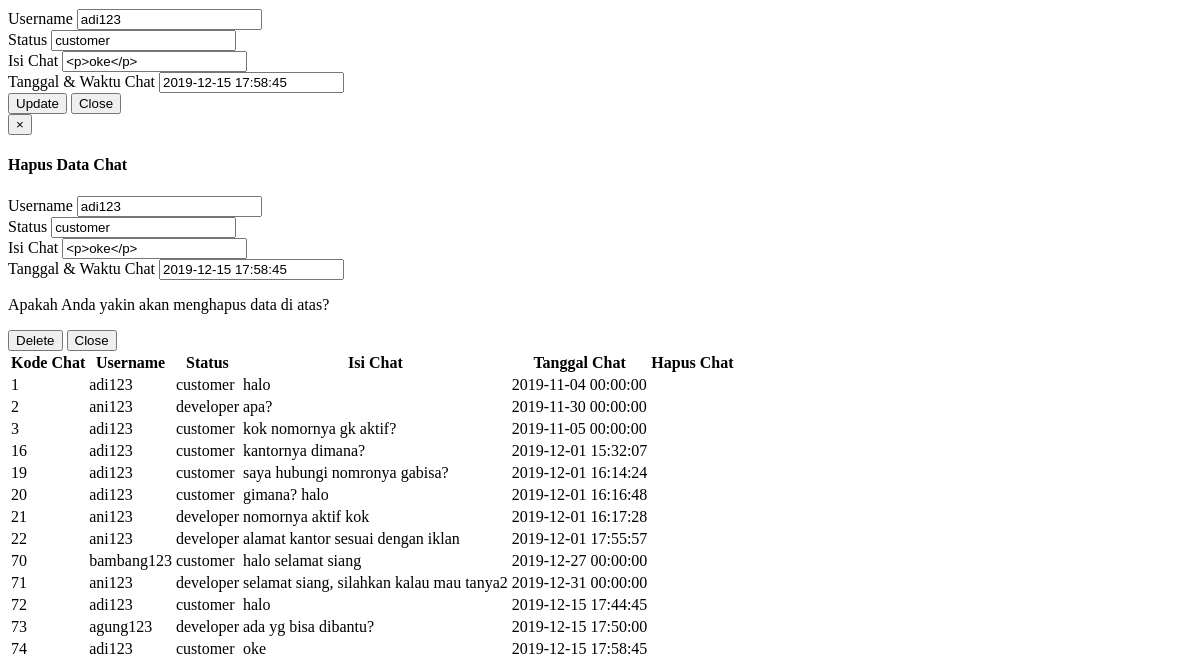
Page /user/admin/pages/chat/chat.php (lower part) on the earlier database version.
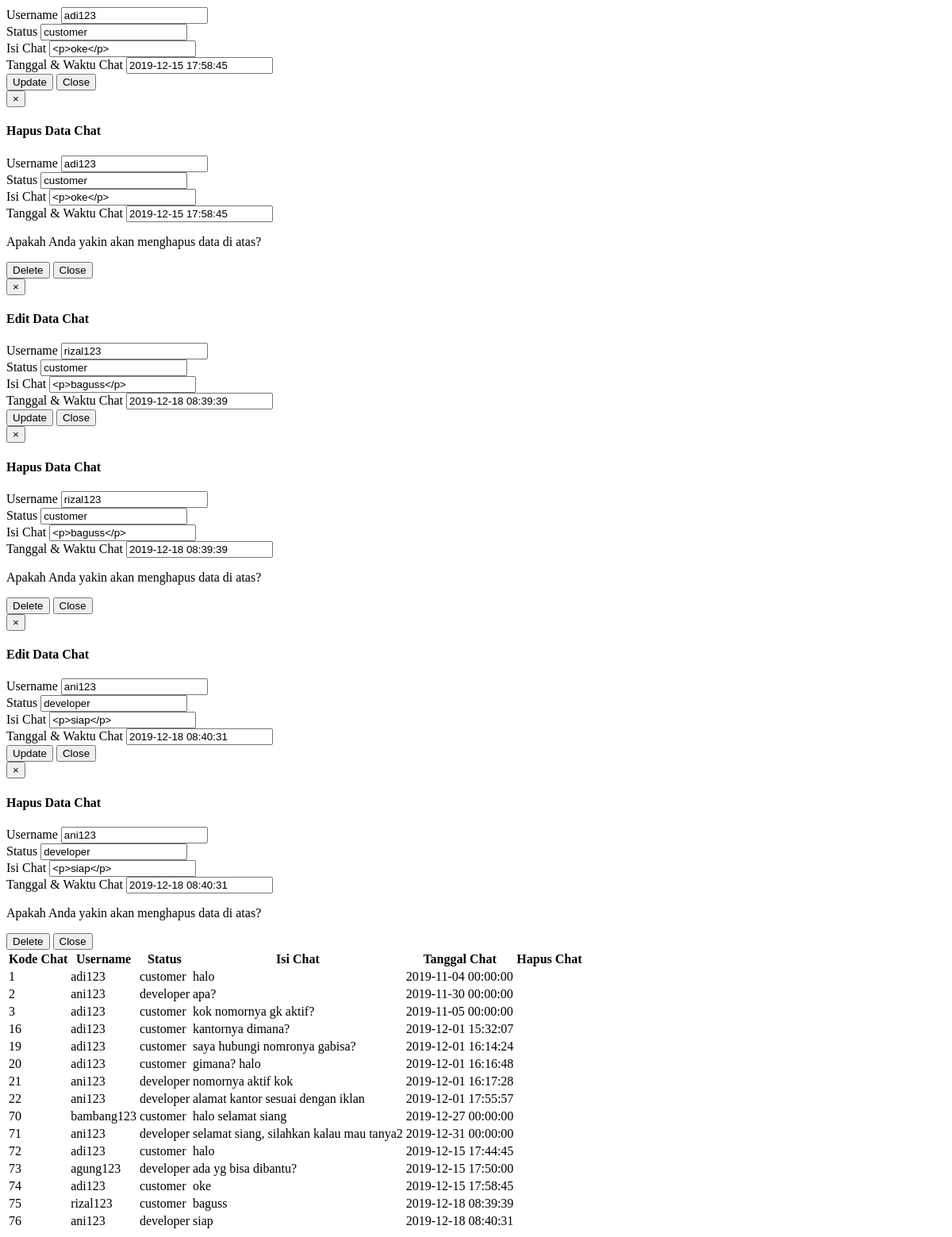
Same page on the later database version.
### tables this page shows
CREATE TABLE `chat` (
  `KD_CHAT` int(4) NOT NULL,
  `USERNAME` varchar(20) NOT NULL,
  `PENERIMA` varchar(20) NOT NULL,
  `TGLWAKTU_CHAT` datetime NOT NULL,
  `ISI_CHAT` varchar(100) NOT NULL
);

CREATE TABLE `user` (
  `USERNAME` varchar(20) NOT NULL,
  `EMAIL` varchar(100) DEFAULT NULL,
  `PASSWORD` varchar(50) DEFAULT NULL,
  `STATUS` varchar(11) DEFAULT NULL,
  `NAMA_LENGKAP` varchar(100) DEFAULT NULL,
  `TGL_LAHIR` date DEFAULT NULL,
  `JENIS_KELAMIN` varchar(20) DEFAULT NULL,
  `FOTO` varchar(100) DEFAULT NULL
);

### user/admin/pages/chat/chat.php (the view, shortened to what the changed rows need)
<body>
  <?php
  include 'lib/koneksi.php';
  ?>
<div class="panel-content">
          <div class="main-content-area">
               <div class="row">
                    <div class="col-md-12">
                         <div class="streaming-table">
                                   <table id="komentar" class='table table-responsive table-responsive table-striped table-hover'>
                                    <thead>
                                        <tr>
                                        <th>Kode Chat</th>
                                          <th>Username</th>
                                          <th>Status</th>
                                          <th>Isi Chat</th>
                                          <th>Tanggal Chat</th>
                                          <th>Hapus Chat</th>
                                        </tr>
                                    </thead>
                                    <tbody>
                                        <?php
                                          $query = mysqli_query($konek, "SELECT *
                                          FROM chat
                                          INNER JOIN user
                                          ON user.USERNAME=chat.USERNAME");
                          while ($data = mysqli_fetch_assoc($query))
                                    {
                                        ?>
                                        <tr>
                                        <td><?php echo $data['KD_CHAT']; ?></td>
                                        <td><?php echo $data['USERNAME']; ?></td>
                                            <td><?php echo $data['STATUS']; ?></td>
                                            <td>
                                                <?php
                                                    $text = $data['ISI_CHAT'];
                                                    $strip = strip_tags(stripcslashes($text), '<a>');
                                                ?>
                                                <div role="alert" class="alert color skyblue-bg">
                                                    <?php
                                                        echo substr($strip, 0, 80);
                                                    ?>
                                                </div>
                                            </td>
                                            <td><?php echo $data['TGLWAKTU_CHAT']; ?></td>
                                            <td>
                                            </td>
                                        </tr>
                              </div>
                         </div>
                    </div>
         <div class="modal fade" tabindex="-3" id="myModal<?php echo $data['KD_CHAT']; ?>" role="dialog">
        <div class="modal-dialog">
            <div class="modal-content">
            <div class="modal-header">
                <button type="button" class="close" data-dismiss="modal">&times;</button>
                <h4 class="modal-title">Edit Data Chat</h4>
            </div>
            <div class="modal-body">
            <form role="form" action="pages/chat/editchat.php" method="get">
            <?php
                        $KD_CHAT = $data['KD_CHAT'];
                        $query_edit = mysqli_query($konek, "SELECT * FROM chat
                        INNER JOIN user
                        ON chat.USERNAME=user.USERNAME
                        WHERE KD_CHAT='$KD_CHAT'");
                        while ($row = mysqli_fetch_array($query_edit)) {
                        ?>
                        <div class="form-group">
                          <label>Username</label>
                          <input type="text" name="USERNAME" class="form-control" readonly value="<?php echo $row['USERNAME']; ?>">
                        </div>
                        <div class="form-group">
                          <label>Status</label>
                          <input type="text" name="STATUS" class="form-control" readonly value="<?php echo $row['STATUS']; ?>">
                        </div>
                        <div class="form-group">
                          <label>Isi Chat</label>
                          <input type="text" name="ISI_CHAT" class="form-control" required value="<?php echo $row['ISI_CHAT']; ?>">
                        </div>
                        <div class="form-group">
                          <label>Tanggal & Waktu Chat</label>
                          <input type="text" name="TGLWAKTU_CHAT" class="form-control" readonly value="<?php echo $row['TGLWAKTU_CHAT']; ?>">
                        </div>
                        <div class="modal-footer">
                          <button type="submit" class="btn btn-success">Update</button>
                          <button type="button" class="btn btn-default" data-dismiss="modal">Close</button>
                        </div>
                        <?php
                        }
                        ?>
                      </form>
                  </div>
                </div>
              </div>
            </div>
     <div class="modal fade" tabindex="-3" id="myModal1<?php echo $data['KD_CHAT']; ?>" role="dialog">
        <div class="modal-dialog">
            <div class="modal-content">
            <div class="modal-header">
                <button type="button" class="close" data-dismiss="modal">&times;</button>
                <h4 class="modal-title">Hapus Data Chat</h4>
            </div>
            <div class="modal-body">
            <form role="form" action="pages/chat/delchat.php" method="get">
            <?php
                        $KD_CHAT = $data['KD_CHAT'];
                        $query_edit = mysqli_query($konek, "SELECT * FROM chat
                        INNER JOIN user
                        ON chat.USERNAME=user.USERNAME
                        WHERE KD_CHAT='$KD_CHAT'");
                        while ($row = mysqli_fetch_array($query_edit)) {
                        ?>
                        <div class="form-group">
                          <label>Username</label>
                          <input type="text" name="USERNAME" class="form-control" readonly value="<?php echo $row['USERNAME']; ?>">
                        </div>
                        <div class="form-group">
                          <label>Status</label>
                          <input type="text" name="STATUS" class="form-control" readonly value="<?php echo $row['STATUS']; ?>">
                        </div>
                        <div class="form-group">
                          <label>Isi Chat</label>
                          <input type="text" name="ISI_CHAT" class="form-control" readonly value="<?php echo $row['ISI_CHAT']; ?>">
                        </div>
                        <div class="form-group">
                          <label>Tanggal & Waktu Chat</label>
                          <input type="text" name="TGLWAKTU_CHAT" class="form-control" readonly value="<?php echo $row['TGLWAKTU_CHAT']; ?>">
                        </div>
                        <p>Apakah Anda yakin akan menghapus data di atas?</p>
                        <div class="modal-footer">
                          <button type="submit" class="btn btn-success">Delete</button>
                          <button type="button" class="btn btn-default" data-dismiss="modal">Close</button>
                        </div>
                        <?php
                        }
                        ?>
                      </form>
                  </div>
                </div>
              </div>
            </div>
            <?php
          }
          ?>
      </body>
</html>

Differences in the rows shown:
added chat: KD_CHAT "75", USERNAME.USERNAME "rizal123", USERNAME.STATUS "customer", ISI_CHAT "baguss", TGLWAKTU_CHAT "2019-12-18 08:39:39", USERNAME "rizal123", STATUS "customer", ISI_CHAT "<p>baguss</p>"
added chat: KD_CHAT "76", USERNAME.USERNAME "ani123", USERNAME.STATUS "developer", ISI_CHAT "siap", TGLWAKTU_CHAT "2019-12-18 08:40:31", USERNAME "ani123", STATUS "developer", ISI_CHAT "<p>siap</p>"
